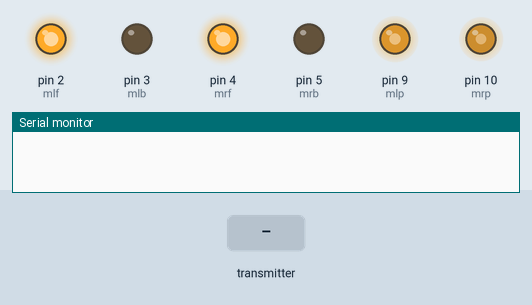
The sketch below on a simulated Arduino Uno, built with avr-gcc and run on an emulated ATmega328P. On the bench: output pins drawn as LEDs (lit = HIGH), the last lines printed to the serial monitor. Inputs (shaded band) come from the test bench. No radio packets arrive unless stated.

Above: at 1.2 s.
1.3 s: the transmitter starts sending data = 256
At 2.5 s:
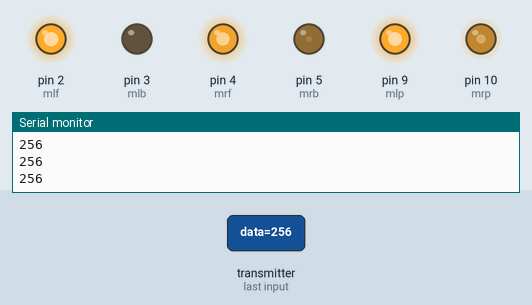
2.8 s: the transmitter starts sending data = 0
At 3.2 s:
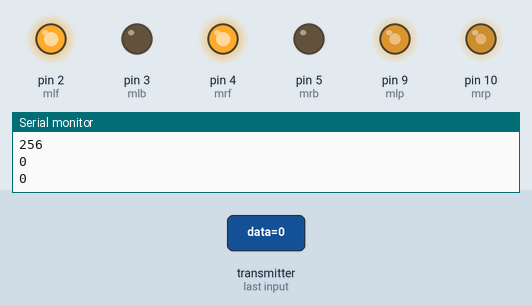
4.3 s: the transmitter starts sending data = 512
At 4.8 s:
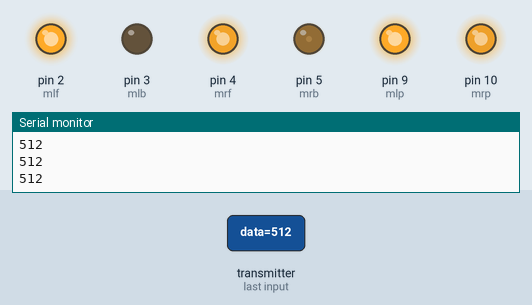
Timing chart, 0 to 7.3 s (numbered marks = the images above; inputs shaded):
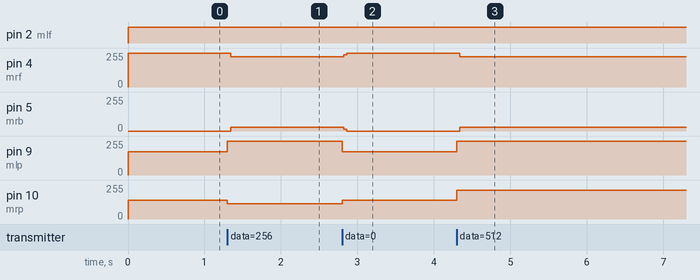

The sketch:

Code_for_Reciever.ino
```cpp
//Receiver code

#define mlf 2 //in_1
#define mlb 3//in_2
#define mlp 9
#define mrf 4  //in_3
#define mrb 5  //in_4
#define mrp 10


#include <RH_ASK.h>
#include <SPI.h>
RH_ASK rf_driver;
int mlpwm=0,mrpwm=0,mls=173,mrs=142;

int perr=0, derr=0, corr=0, kp=17, kd=25, sen_thr=300,sum=0,err=0,wsum=0;

void setup()
{  rf_driver.init();
  Serial.begin(9600);
  pinMode(mlf, OUTPUT);
  pinMode(mlb, OUTPUT);
  pinMode(mlp, OUTPUT);
  pinMode(mrp, OUTPUT);
  pinMode(mrf, OUTPUT);
  pinMode(mrb, OUTPUT);
  //digitalWrite(mlen,HIGH);
 // digitalWrite(mren,HIGH);
}

   void motor(){

        mrpwm=mrs-corr;
         mlpwm=mls+corr;
      if(mlpwm>254) mlpwm=254;
      if(mrpwm>223) mrpwm=223;
      if(mlpwm<0) {
        mlpwm=(-1)*mlpwm;
        if(mlpwm>254) mlpwm=254;
        digitalWrite(mlf,LOW);
      digitalWrite(mrf,HIGH);
      digitalWrite(mlb,HIGH);
      digitalWrite(mrb,LOW);

      analogWrite(mlp,mlpwm);
      analogWrite(mrp,mrpwm);
      }
      if(mrpwm<0) {
        mrpwm=(-1)*mrpwm;
        if(mrpwm>216) mrpwm=216;
        digitalWrite(mrf,LOW);
      digitalWrite(mlf,HIGH);
      digitalWrite(mrb,HIGH);
      digitalWrite(mlb,LOW);

      analogWrite(mlp,mlpwm);
      analogWrite(mrp,mrpwm);
        }
      if(mlpwm>0 && mrpwm>0){
      digitalWrite(mlf,HIGH);
      digitalWrite(mrf,HIGH);
      digitalWrite(mlb,LOW);
      digitalWrite(mrb,LOW);

      analogWrite(mlp,mlpwm);
      analogWrite(mrp,mrpwm);
      }
      }


void loop()
 {
   motor();
    uint16_t data;
uint8_t datalen = sizeof(data);
if (   rf_driver.recv((uint8_t*)&data, &datalen)
    && datalen == sizeof(data))
{
    // Have the data, so do something with it
    uint16_t xyz = data;
    corr=(int)data;
    Serial.println(corr);
    //delay(70);
}
 }
```

Measured:
- after the input at 1.3 s, pin 4 (mrf): 255/255 → 227/255 at once; pin 5 (mrb): 0/255 → 28/255 at once; pin 9 (mlp): 173/255 → 254/255 at once; pin 10 (mrp): 142/255 → 114/255 at once
- after the input at 2.8 s, pin 4 (mrf): 227/255 → 255/255 at once; pin 5 (mrb): 28/255 → 0/255 at once; pin 9 (mlp): 254/255 → 173/255 at once; pin 10 (mrp): 114/255 → 142/255 at once
- after the input at 4.3 s, pin 4 (mrf): 255/255 → 227/255 at once; pin 5 (mrb): 0/255 → 28/255 at once; pin 9 (mlp): 173/255 → 254/255 at once; pin 10 (mrp): 142/255 → 216/255 at once
